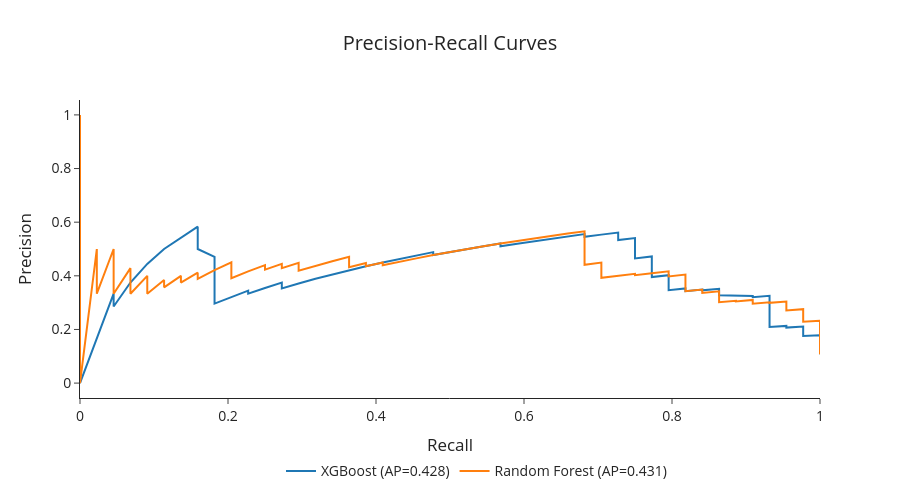

The cell this chart's notebook holds for it:
### Markdown cell above
Precision Recall Curves

### Code cell
pr_fig = go.Figure()

for model_name in best_models.keys():
    model_results = [r for r in evaluation_results if r['model'] == model_name]
    y_true = np.concatenate([r['y_true'] for r in model_results])
    y_score = np.concatenate([r['y_proba'] for r in model_results])

    precision, recall, _ = precision_recall_curve(y_true, y_score)
    avg_prec = average_precision_score(y_true, y_score)
    pr_fig.add_trace(go.Scatter(
        x=recall, 
        y=precision, 
        mode='lines', 
        name=f'{model_name} (AP={avg_prec:.3f})')
    )

pr_fig.update_layout(
    title={'text':'Precision-Recall Curves', 'x':0.5, 'xanchor':'center'}, 
    xaxis_title='Recall', 
    yaxis_title='Precision', 
    width=900,
    height=500, 
    template='simple_white',
    legend=dict(
        orientation="h",
        yanchor="bottom",
        y=-0.3,
        xanchor="right",
        x=0.8
    ), 
    font=dict(size=14),
)

pr_fig.show()
pr_fig.write_image(f"{path_png}/pr_curves.png", scale=2)

### Figure 1 — Plotly figure (JSON) as saved in the notebook; plotly's stock layout.template omitted (floating-point values rounded to 4 significant figures; data arrays with more than 128 entries replaced by an {"elided": "..."} marker saying what was removed)
{"data": [{"mode": "lines", "name": "XGBoost (AP=0.428)", "type": "scatter", "x": {"elided": "302 float values"}, "y": {"elided": "302 float values"}}, {"mode": "lines", "name": "Random Forest (AP=0.431)", "type": "scatter", "x": {"elided": "395 float values"}, "y": {"elided": "395 float values"}}], "layout": {"font": {"size": 14}, "height": 500, "legend": {"orientation": "h", "x": 0.8, "xanchor": "right", "y": -0.3, "yanchor": "bottom"}, "title": {"text": "Precision-Recall Curves", "x": 0.5, "xanchor": "center"}, "width": 900, "xaxis": {"title": {"text": "Recall"}}, "yaxis": {"title": {"text": "Precision"}}}}
